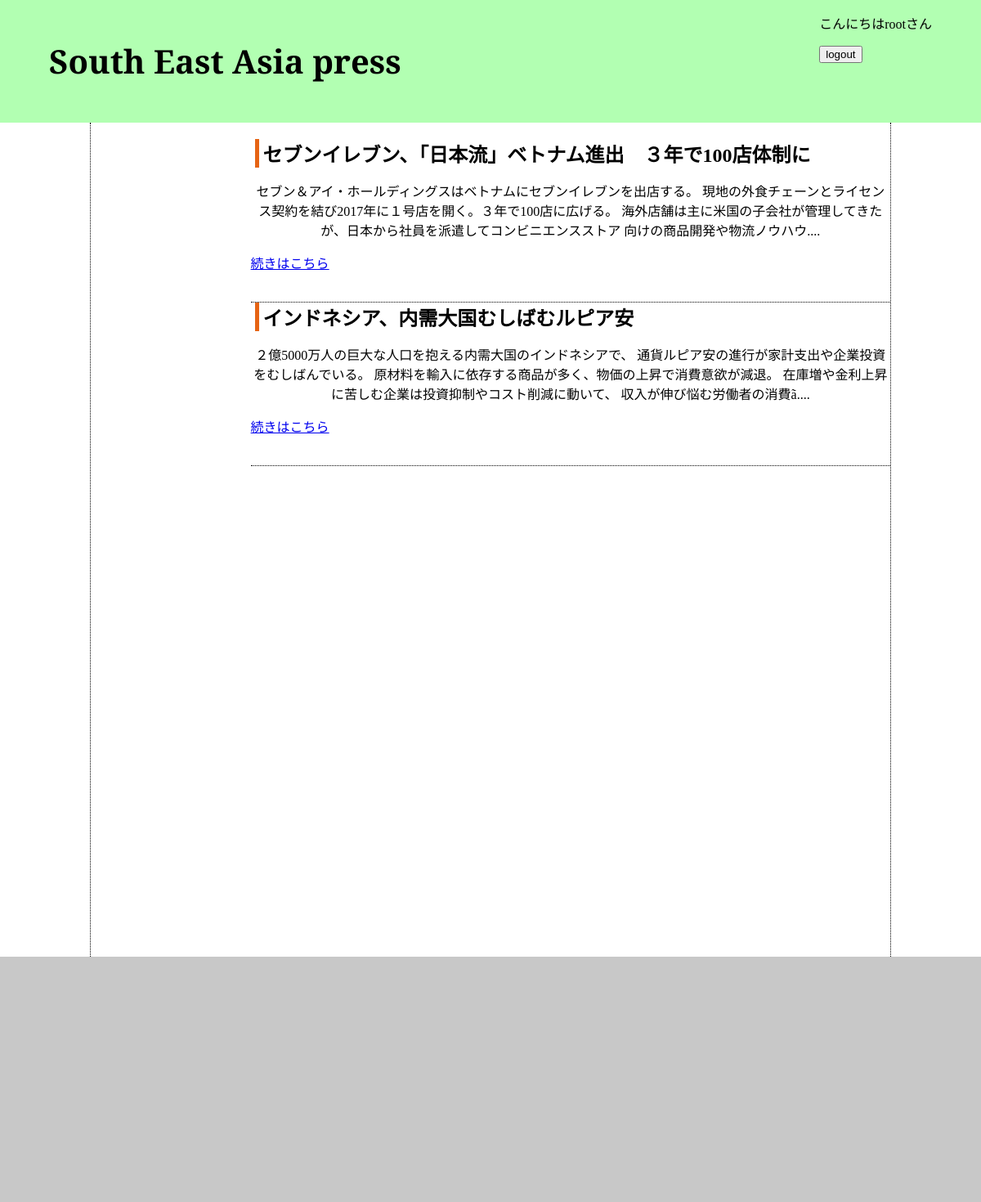
/index.php (signed in), run on the app's committed database.
### tables this page shows
CREATE TABLE article_tbl (
	id INT not null AUTO_INCREMENT PRIMARY KEY,
	title VARCHAR(255),
	content VARCHAR(10000),
	image VARCHAR(255),
	created  DATETIME,
	modified DATETIME	
);

### config.php (called while the page is built, shortened)
<?php
function getArticle($dbh){
	try{
	 $dbh->setAttribute(PDO::ATTR_ERRMODE, PDO::ERRMODE_EXCEPTION);
	 $stmt = $dbh->query("SELECT * FROM article_tbl WHERE id>=5 LIMIT 5");
	 $article = $stmt->fetchAll();
	 return $article;
	}catch(PDOException $e){
		return $e->getMessage();
		exit;
	}
}
?>

### index.php (the view, shortened to what this page needs)
<?php
require_once("config.php");
$dbh = connectDb();
if(empty($_SESSION["name"])){
	header("Location:login.php");
}else{
	$posting = getArticle($dbh);
}
?>
<!DOCTYPE html>
<html lang="ja">
<head>
	<link rel="stylesheet" href="css/common.css">
</head>
<body>
	<nav>
		<h1><a href="index.php">South East Asia press</a></h1>
		<div id="login">
		<form action="logout.php" method="POST">
			<p>こんにちは<?php echo $_SESSION["name"];?>さん</p>
			<input type="submit" name="logout" value="logout">
		</form>
		</div>
	</nav>	<div id="main">
	<div id="content">
<?php
	foreach ($posting as $key => $value) {
	echo "<article>";
?>
	<h2><?php echo $value["title"];?></h2>
	<p><?php echo substr($value["content"],0,400)."....";?></p>
	<a href="article.php?id=<?php echo $value["id"];?>"><span id="btn">続きはこちら</span></a>
<?php
	echo "</article>";
	}
?>
	</div>
	<aside>
	</aside>
	</div>
	<footer>
	</footer>
</body>
</html>

### css/common.css (style rules this page uses)
body { width:100%; margin: 0; padding: 0; }
nav { width:100%; height: 150px; margin: 0 auto; box-sizing:border-box; // border:1px solid black; background: rgba(0,255,0,0.3); }
#login { float: right; margin-right: 5%; }
h1 { margin:0; padding: 0; float: left; margin-left: 5%; }
h1 a { text-decoration: none; color:rgba(0,0,0,1); font-family: 'Playfair Display SC', serif; line-height: 150px; font-size: 40px; }
#main { width:980px; height: 1020px; margin: 0 auto; padding-top:20px; box-sizing:border-box; border-left:1px dotted black; border-right:1px dotted black; }
aside { width:20%; height: 100%; float: left; // box-sizing:border-box; // border:1px solid black; }
#content { width:80%; height: 100%; float: right; box-sizing:border-box; // border:1px solid black; // padding: 20px; }
article { width: 100%; height: 200px; box-sizing:border-box; border-bottom:1px dotted black; }
h2 { box-sizing:border-box; border-left:5px solid rgba(230,100,20,1); margin: 0; padding: 0; margin-left: 5px; padding-left: 5px; }
#content p { text-align: center; }
footer { width:100%; height: 300px; margin: 0 auto; background: rgba(200,200,200,1); }

### data on the page
article_tbl: title "セブンイレブン、「日本流」ベトナム進出 ３年で100店体制に", content "セブン＆アイ・ホールディングスはベトナムにセブンイレブンを出店する。 現地の外食チェーンとライセンス契約を結び2017年に１号店を開く。３年で100店に広げる。 海外店舗は主に米国の子会社が管理してきたが、日本から社員を派遣してコンビニエンスストア 向けの商品開発や物流ノウハウ"
article_tbl: title "インドネシア、内需大国むしばむルピア安", content "２億5000万人の巨大な人口を抱える内需大国のインドネシアで、 通貨ルピア安の進行が家計支出や企業投資をむしばんでいる。 原材料を輸入に依存する商品が多く、物価の上昇で消費意欲が減退。 在庫増や金利上昇に苦しむ企業は投資抑制やコスト削減に動いて、 収入が伸び悩む労働者の消費ã"

### other printed values
$_SESSION["name"] "root"
